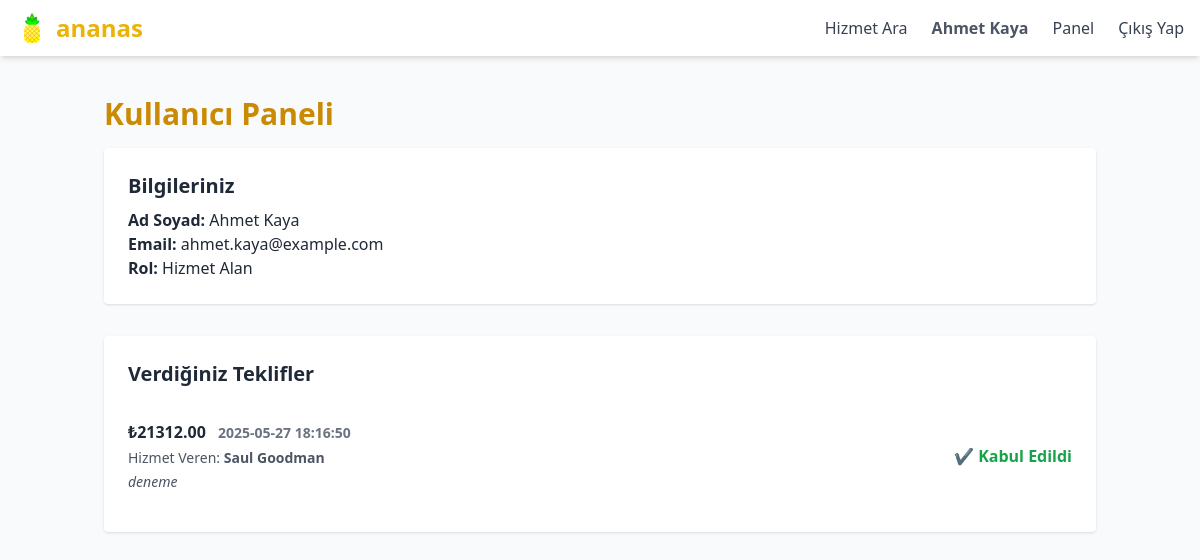
The app's page /panel.php (signed in) with its own data.
### tables this page shows
CREATE TABLE `hizmetalanlar` (
  `HizmetAlanID` int(11) NOT NULL,
  `Ad` varchar(255) NOT NULL,
  `Soyad` varchar(255) NOT NULL,
  `Konum` varchar(255) DEFAULT NULL,
  `Telefon` varchar(50) DEFAULT NULL,
  `Email` varchar(255) NOT NULL,
  `Sifre` varchar(100) DEFAULT NULL
);

CREATE TABLE `teklifler` (
  `TeklifID` int(11) NOT NULL,
  `HizmetAlanID` int(11) DEFAULT NULL,
  `HizmetID` int(11) DEFAULT NULL,
  `HizmetVerenID` int(11) NOT NULL,
  `TeklifTutari` decimal(10,2) DEFAULT NULL,
  `Aciklama` text DEFAULT NULL,
  `TeklifTarihi` datetime DEFAULT current_timestamp(),
  `Durum` enum('beklemede','kabul edildi','reddedildi') DEFAULT 'beklemede'
);

CREATE TABLE `hizmetverenler` (
  `HizmetVerenID` int(11) NOT NULL,
  `SahisMiSirketMi` varchar(50) NOT NULL,
  `Ad` varchar(255) NOT NULL,
  `Soyad` varchar(255) NOT NULL,
  `Konum` varchar(255) DEFAULT NULL,
  `Telefon` varchar(50) DEFAULT NULL,
  `Email` varchar(255) NOT NULL,
  `Sifre` varchar(100) DEFAULT NULL,
  `KategoriID` int(11) NOT NULL,
  `AltKategoriID` int(11) NOT NULL,
  `TanitimYazisi` text DEFAULT NULL
);

### panel.php (the view, shortened to what this page needs)
<?php
$baglanti = new mysqli("localhost", "root", "", "armutdata");
$baglanti->set_charset("utf8");
$email = $_SESSION['email'];
$rol = $_SESSION['rol'];
$kullanici = null;
$teklifler = [];
if ($rol === 'hizmetalan') {
    $kullanici = $baglanti->query("SELECT * FROM hizmetalanlar WHERE Email = '$email'")->fetch_assoc();
    $hizmetalan_id = $kullanici['HizmetAlanID'];
    $teklifler = $baglanti->query("
        SELECT t.*, hv.Ad AS HVAd, hv.Soyad AS HVSoyad
        FROM teklifler t
        INNER JOIN hizmetverenler hv ON t.HizmetVerenID = hv.HizmetVerenID
        WHERE t.HizmetAlanID = $hizmetalan_id
        ORDER BY t.TeklifTarihi DESC
    ");
} else {
    $kullanici = $baglanti->query("SELECT * FROM hizmetverenler WHERE Email = '$email'")->fetch_assoc();
    $hizmetveren_id = $kullanici['HizmetVerenID'];
    $teklifler = $baglanti->query("SELECT * FROM teklifler WHERE HizmetVerenID = $hizmetveren_id ORDER BY TeklifTarihi DESC");
}
?>
<!DOCTYPE html>
<html lang="tr">
<head>
  <script src="https://cdn.tailwindcss.com"></script>
</head>
<body class="bg-gray-50 text-gray-800">
<?php include 'navbar.php'; ?>
<section class="max-w-5xl mx-auto py-10 px-4">
  <h1 class="text-3xl font-bold text-yellow-600 mb-4">Kullanıcı Paneli</h1>
  <div class="bg-white rounded shadow p-6 mb-8">
    <h2 class="text-xl font-semibold mb-2">Bilgileriniz</h2>
    <p><strong>Ad Soyad:</strong> <?php echo htmlspecialchars($kullanici['Ad'] . ' ' . $kullanici['Soyad']); ?></p>
    <p><strong>Email:</strong> <?php echo htmlspecialchars($kullanici['Email']); ?></p>
    <p><strong>Rol:</strong> <?php echo $rol === 'hizmetalan' ? 'Hizmet Alan' : 'Hizmet Veren'; ?></p>
  </div>
  <?php if ($teklifler && $teklifler->num_rows > 0): ?>
    <div class="bg-white rounded shadow p-6">
      <h2 class="text-xl font-semibold mb-4">
        <?php echo $rol === 'hizmetalan' ? 'Verdiğiniz Teklifler' : 'Gelen Teklifler'; ?>
      </h2>
      <ul class="divide-y">
        <?php while ($t = $teklifler->fetch_assoc()): ?>
          <li class="py-4">
            <div class="flex justify-between items-center">
              <div>
                <p class="font-semibold text-gray-800">
                  ₺<?php echo htmlspecialchars($t['TeklifTutari']); ?>
                  <span class="text-sm text-gray-500 ml-2"><?php echo htmlspecialchars($t['TeklifTarihi']); ?></span>
                </p>
                <?php if ($rol === 'hizmetalan'): ?>
                  <p class="text-sm text-gray-600 mt-1">Hizmet Veren:
                    <strong><?php echo htmlspecialchars($t['HVAd'] . ' ' . $t['HVSoyad']); ?></strong>
                  </p>
                <?php endif; ?>
                <?php if (!empty($t['Aciklama'])): ?>
                  <p class="text-sm italic text-gray-600 mt-1"><?php echo htmlspecialchars($t['Aciklama']); ?></p>
                <?php endif; ?>
              </div>
              <div>
                <?php if ($rol === 'hizmetveren' && $t['Durum'] === 'beklemede'): ?>
                  <a href="teklif_durum_guncelle.php?id=<?php echo $t['TeklifID']; ?>&durum=kabul edildi" class="text-green-600 hover:underline mr-4">Kabul Et</a>
                  <a href="teklif_durum_guncelle.php?id=<?php echo $t['TeklifID']; ?>&durum=reddedildi" class="text-red-600 hover:underline">Reddet</a>
                <?php else: ?>
                  <?php if ($t['Durum'] === 'kabul edildi'): ?>
                    <span class="text-green-600 font-semibold">✔ Kabul Edildi</span>
                  <?php elseif ($t['Durum'] === 'reddedildi'): ?>
                    <span class="text-red-600 font-semibold">✖ Reddedildi</span>
                  <?php else: ?>
                    <span class="text-gray-500 font-semibold">⏳ Beklemede</span>
                  <?php endif; ?>
                <?php endif; ?>
              </div>
            </div>
          </li>
        <?php endwhile; ?>
      </ul>
    </div>
  <?php endif; ?>
</section>
</body>
</html>

### navbar.php (shortened to what this page needs)
<?php
$adsoyad = '';
if (isset($_SESSION['giris']) && $_SESSION['giris'] === true && isset($_SESSION['email'], $_SESSION['rol'])) {
    $baglanti = new mysqli("localhost", "root", "", "armutdata");
    $baglanti->set_charset("utf8");
    if (!$baglanti->connect_error) {
        $email = $_SESSION['email'];
        $rol = $_SESSION['rol'];
        if ($rol === 'hizmetalan') {
            $sorgu = $baglanti->prepare("SELECT Ad, Soyad FROM hizmetalanlar WHERE Email = ?");
        } else {
            $sorgu = $baglanti->prepare("SELECT Ad, Soyad FROM hizmetverenler WHERE Email = ?");
        }
        $sorgu->bind_param("s", $email);
        $sorgu->execute();
        $sonuc = $sorgu->get_result();
        if ($sonuc->num_rows > 0) {
            $kullanici_bilgi = $sonuc->fetch_assoc();
            $adsoyad = $kullanici_bilgi['Ad'] . ' ' . $kullanici_bilgi['Soyad'];
        }
    }
}
?>
<nav class="bg-white shadow-md sticky top-0 z-50">
  <div class="max-w-7xl mx-auto px-4 py-3 flex items-center justify-between">
    <div class="flex items-center space-x-2">
      <img src="armut_resimler/ananas.jpeg" alt="ananas" class="h-8 w-8 object-contain">
      <a href="index.php" class="text-2xl font-bold text-yellow-500">ananas</a>
    </div>
    <div class="space-x-6 flex items-center">
      <a href="hizmet_ara.php" class="text-gray-700 hover:text-yellow-600">Hizmet Ara</a>
      <?php if (isset($_SESSION['giris']) && $_SESSION['giris'] === true): ?>
        <?php if (!empty($adsoyad)): ?>
          <span class="text-gray-600 font-semibold"><?php echo htmlspecialchars($adsoyad); ?></span>
        <?php endif; ?>
        <?php if ($_SESSION['rol'] === 'hizmetveren' || $_SESSION['rol'] === 'hizmetalan'): ?>
          <a href="panel.php" class="text-gray-700 hover:text-yellow-600">Panel</a>
        <?php endif; ?>
        <a href="cikis.php" class="text-gray-700 hover:text-yellow-600">Çıkış Yap</a>
      <?php else: ?>
        <a href="giris.php" class="text-gray-700 hover:text-yellow-600">Giriş Yap</a>
        <a href="kayit.php" class="bg-yellow-500 text-white px-4 py-2 rounded hover:bg-yellow-600">Kayıt Ol</a>
      <?php endif; ?>
    </div>
  </div>
</nav>

### records on screen
hizmetalanlar: adsoyad "Ahmet Kaya", Ad+Soyad "Ahmet Kaya", Email "ahmet.kaya@example.com"
teklifler: TeklifTutari "21312.00", TeklifTarihi "2025-05-27 18:16:50", HizmetVerenID.Soyad "Saul Goodman", Aciklama "deneme", Durum "✔ Kabul Edildi"
